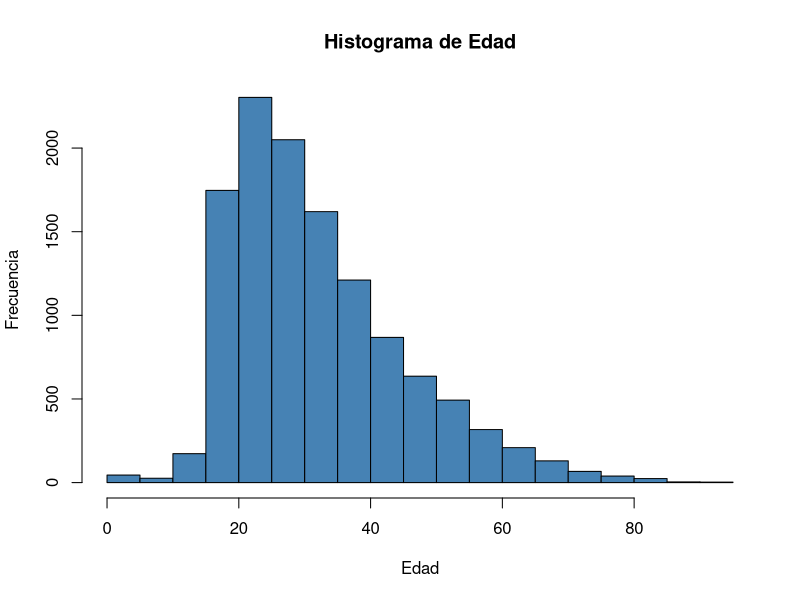
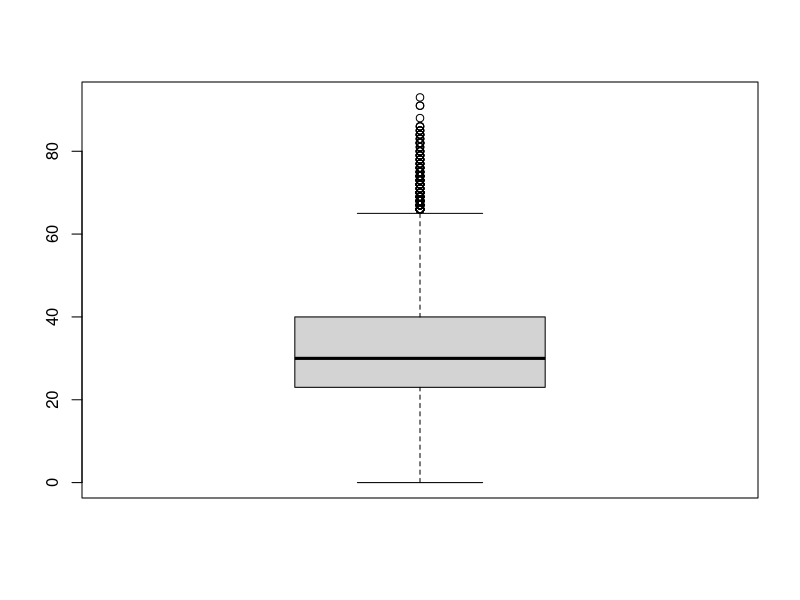
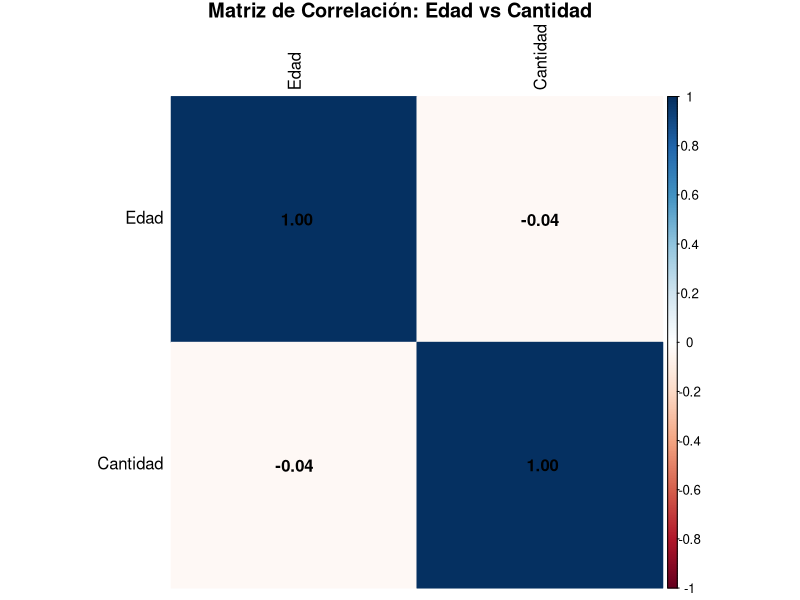
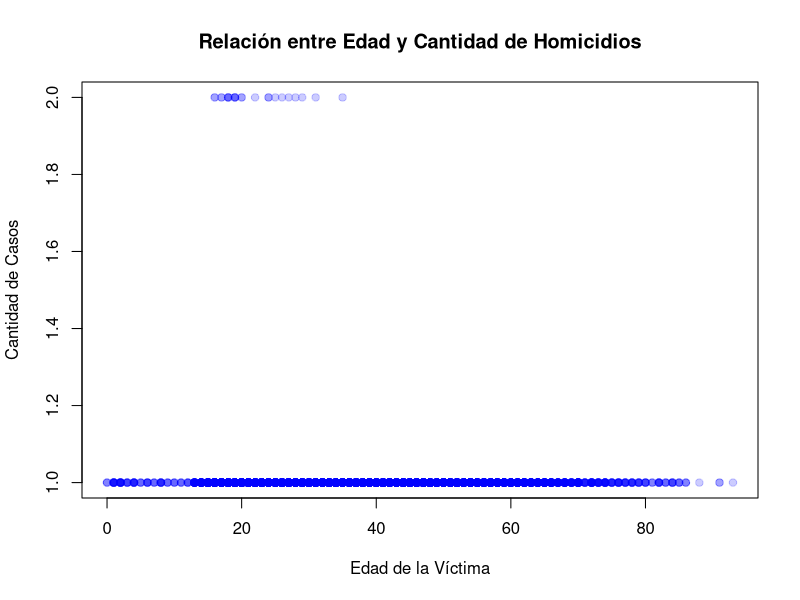
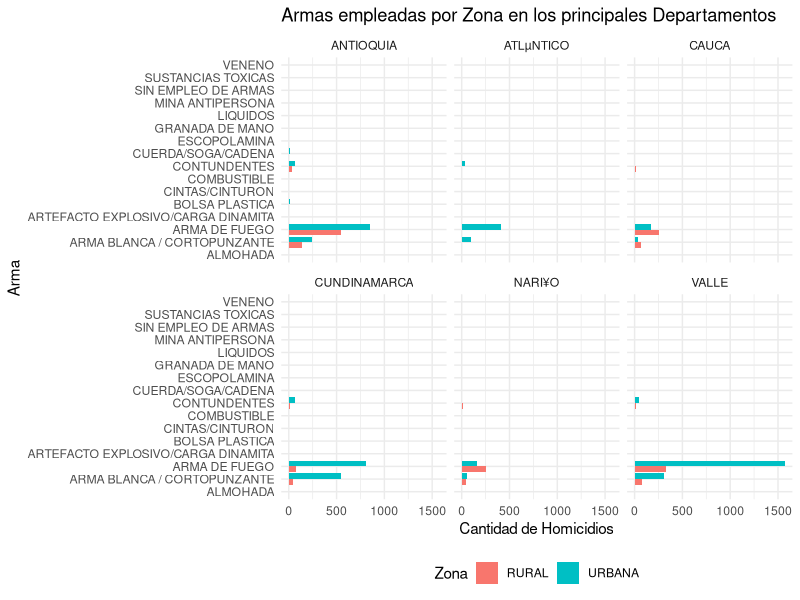

Reproduce these figures in R, in order.
## ---- chunk 1
homicidios <- read.csv("Homicidios.csv", 
                       sep = ";", 
                       fileEncoding = "Latin1", 
                      check.names = TRUE)
# Corregir nombres de algunas columnas
library(dplyr)

homicidios <- homicidios %>% 
  rename(Dia = D.a, 
         Pais_Nacimiento = Pa.s.de.nacimiento,
         Profesion = Profesi.n,
         Clase_de_sitio = Clase.de.sitio,
         Arma_empleada = Arma.empleada,
         Movil_agresor = M.vil.Agresor,
         Movil_victima = M.vil.Victima,
         Estado_civil  = Estado.civil,
         Clase_de_empleado = Clase.de.empleado,
         Codigo_DANE = C.digo.DANE
         )
## ---- chunk 2
head(homicidios)
## ---- chunk 3
str(homicidios)
## ---- chunk 4
summary(homicidios)
## ---- chunk 5
# Convertir a numérico (esto generará NAs donde dice "S.D.")
homicidios$Edad <- as.numeric(as.character(homicidios$Edad))

hist(homicidios$Edad, 
     main = "Histograma de Edad", 
     xlab = "Edad", 
     ylab = "Frecuencia", 
     col = "steelblue")

boxplot(homicidios$Edad, horizontal = FALSE)
## ---- chunk 6
data_num <- na.omit(homicidios[, c("Edad", "Cantidad")])
matriz_cor <- cor(data_num)
library(corrplot)
corrplot(matriz_cor, 
         method = "color",
         addCoef.col = "black",
         tl.col = "black",
         title = "Matriz de Correlación: Edad vs Cantidad",
         mar = c(0,0,1,0))
## ---- chunk 7
data_grafica <- na.omit(homicidios[, c("Edad", "Cantidad")])

plot(x = data_grafica$Edad, y = data_grafica$Cantidad,
     main = "Relación entre Edad y Cantidad de Homicidios",
     xlab = "Edad de la Víctima",
     ylab = "Cantidad de Casos",
     pch = 19,      # Tipo de punto (sólido)
     col = rgb(0, 0, 1, 0.2))
## ---- chunk 8
library(ggplot2)
library(dplyr)

# Filtrar el Top 6 de departamentos para que el gráfico sea legible
top_deptos <- homicidios %>%
  group_by(Departamento) %>%
  tally(sort = TRUE) %>%
  top_n(6) %>%
  pull(Departamento)

data_filtrada <- homicidios %>% filter(Departamento %in% top_deptos)

ggplot(data_filtrada, aes(y = Arma_empleada, fill = Zona)) +
  geom_bar(position = "dodge") + 
  facet_wrap(~Departamento) +
  labs(title = "Armas empleadas por Zona en los principales Departamentos",
       x = "Cantidad de Homicidios",
       y = "Arma") +
  theme_minimal() +
  theme(legend.position = "bottom")
